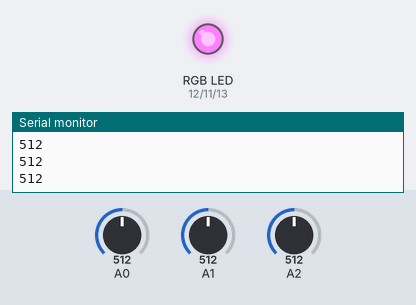
A sketch run on a simulated Arduino Uno, built with avr-gcc and run on an emulated ATmega328P. Shown: an RGB LED mixed from three pins (HIGH = lit), the last lines printed to the serial monitor. The test bench sets the inputs (shaded band); at power-on: A2 = 512, A0 = 512, A1 = 512. Dim RGB values are drawn brighter than linear.

Above: at 1.3 s.
1.4 s: A2 set to 716
At 2.7 s:
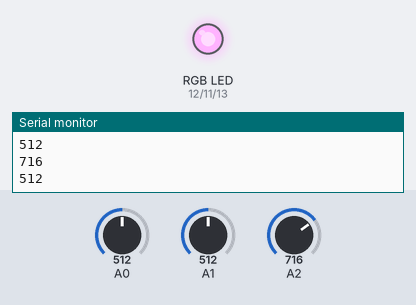
3.0 s: A0 set to 502
At 4.1 s:
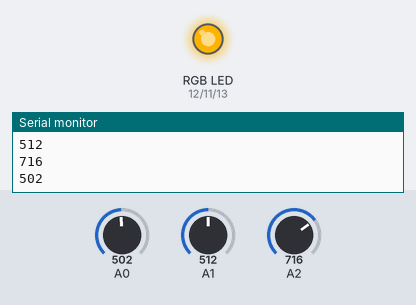
4.5 s: A1 set to 497
At 5.4 s:
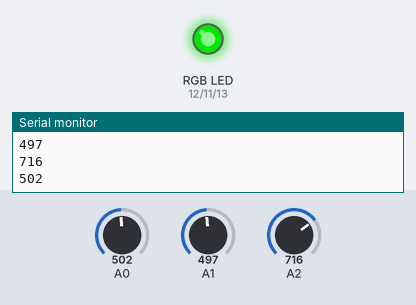
6.0 s: A2 set to 900
At 6.6 s:
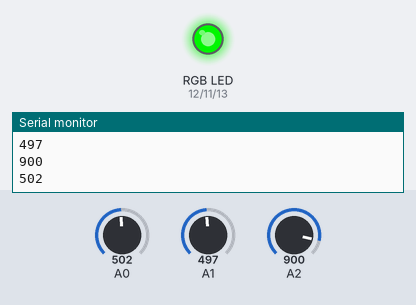
7.5 s: A0 set to 1023
At 7.9 s:
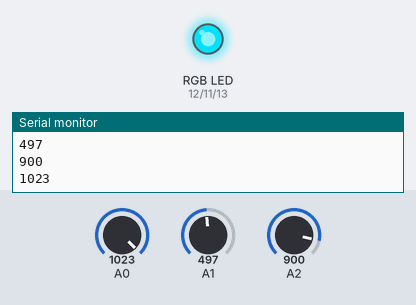
9.0 s: A1 set to 716
At 10.3 s:
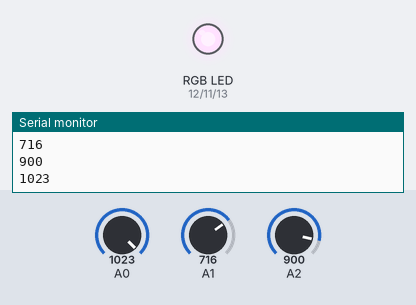
Timing chart, 0 to 11.5 s (numbered marks = the images above; inputs shaded):
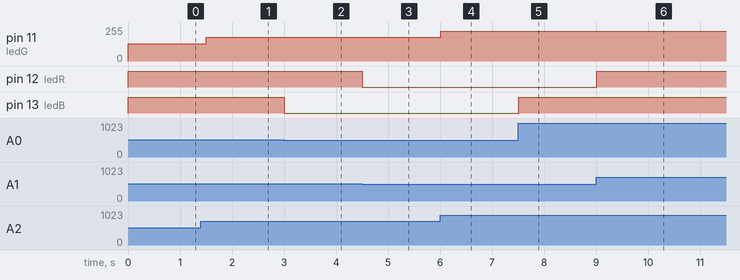

Measured:
- the behaviour switches between 512 and 511 on A0 (found by bisection; images 1 and 2)
- the behaviour switches between 512 and 511 on A1 (found by bisection; images 2 and 3)
- after the input at 1.4 s, pin 11 (ledG): 128/255 → 179/255 after 0.10 s
- after the input at 3.0 s, pin 13 (ledB): HIGH → LOW at once
- after the input at 4.5 s, pin 12 (ledR): HIGH → LOW at once
- after the input at 6.0 s, pin 11 (ledG): 179/255 → 225/255 at once
- after the input at 7.5 s, pin 13 (ledB): LOW → HIGH at once
- after the input at 9.0 s, pin 12 (ledR): LOW → HIGH at once

The sketch:

Lab4.ino
```cpp
// RGB + 가변저항

const int ledB = 13; const int ledR = 12; const int ledG = 11;

void setup() {
  Serial.begin(9600);
  pinMode(ledB, OUTPUT);
}

void loop() {
  int readValueR = analogRead(A1), readValueG = analogRead(A2), readValueB = analogRead(A0);// 아날로그 신호 측정
  Serial.println(readValueR);
  Serial.println(readValueG);
  Serial.println(readValueB);
  Serial.print("\n");

  analogWrite(ledR, (readValueR/4) );
  analogWrite(ledG, (readValueG/4) );
  analogWrite(ledB, (readValueB/4) );
  delay(500);
}
```
